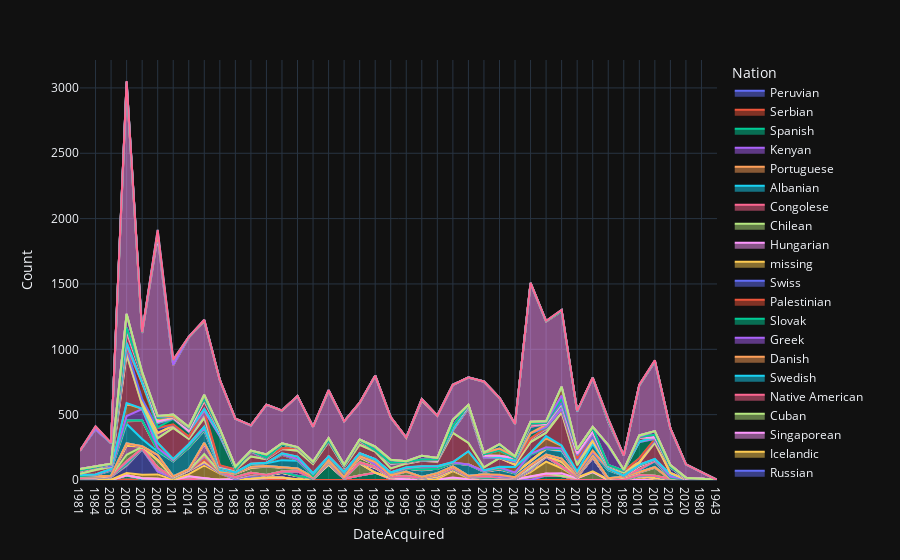

Source (notebook cell):
### Code cell
import plotly.express as px
